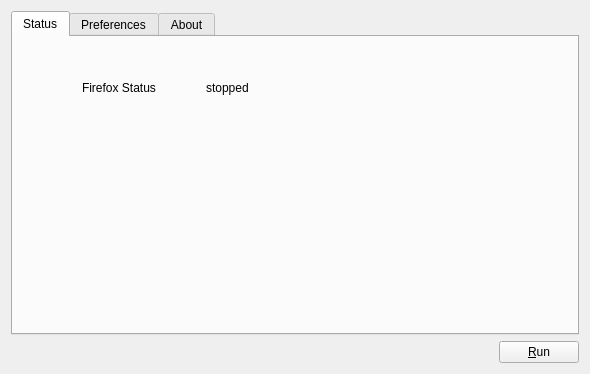
<?xml version="1.0" encoding="UTF-8"?>
<ui version="4.0">
 <class>Dialog</class>
 <widget class="QDialog" name="Dialog">
  <property name="geometry">
   <rect>
    <x>0</x>
    <y>0</y>
    <width>590</width>
    <height>374</height>
   </rect>
  </property>
  <property name="windowTitle">
   <string>Dialog</string>
  </property>
  <layout class="QVBoxLayout" name="verticalLayout">
   <item>
    <widget class="QTabWidget" name="tabWidget">
     <property name="currentIndex">
      <number>0</number>
     </property>
     <widget class="QWidget" name="_tabStatus">
      <property name="layoutDirection">
       <enum>Qt::LeftToRight</enum>
      </property>
      <attribute name="title">
       <string>Status</string>
      </attribute>
      <widget class="QWidget" name="gridLayoutWidget">
       <property name="geometry">
        <rect>
         <x>19</x>
         <y>19</y>
         <width>531</width>
         <height>291</height>
        </rect>
       </property>
       <layout class="QGridLayout" name="gridLayout" rowstretch="1">
        <item row="0" column="0">
         <layout class="QFormLayout" name="formLayout_2">
          <property name="horizontalSpacing">
           <number>50</number>
          </property>
          <property name="leftMargin">
           <number>50</number>
          </property>
          <property name="topMargin">
           <number>25</number>
          </property>
          <property name="rightMargin">
           <number>50</number>
          </property>
          <property name="bottomMargin">
           <number>25</number>
          </property>
          <item row="0" column="0">
           <widget class="QLabel" name="label_4">
            <property name="text">
             <string>Firefox Status</string>
            </property>
           </widget>
          </item>
          <item row="0" column="1">
           <widget class="QLabel" name="_lblRunningStatus">
            <property name="text">
             <string>stopped</string>
            </property>
           </widget>
          </item>
         </layout>
        </item>
       </layout>
      </widget>
     </widget>
     <widget class="QWidget" name="_tabPreferences">
      <attribute name="title">
       <string>Preferences</string>
      </attribute>
      <layout class="QHBoxLayout" name="horizontalLayout_6">
       <item>
        <layout class="QGridLayout" name="gridLayout_2" rowstretch="1,0">
         <item row="1" column="0">
          <layout class="QHBoxLayout" name="horizontalLayout_2">
           <item>
            <layout class="QHBoxLayout" name="horizontalLayout_3">
             <item>
              <spacer name="horizontalSpacer">
               <property name="orientation">
                <enum>Qt::Horizontal</enum>
               </property>
               <property name="sizeHint" stdset="0">
                <size>
                 <width>40</width>
                 <height>20</height>
                </size>
               </property>
              </spacer>
             </item>
             <item>
              <widget class="QPushButton" name="_btnWizard">
               <property name="text">
                <string>Wizard...</string>
               </property>
              </widget>
             </item>
            </layout>
           </item>
          </layout>
         </item>
         <item row="0" column="0">
          <widget class="QScrollArea" name="scrollArea">
           <property name="frameShape">
            <enum>QFrame::NoFrame</enum>
           </property>
           <property name="frameShadow">
            <enum>QFrame::Plain</enum>
           </property>
           <property name="widgetResizable">
            <bool>true</bool>
           </property>
           <widget class="QWidget" name="scrollAreaWidgetContents">
            <property name="geometry">
             <rect>
              <x>0</x>
              <y>0</y>
              <width>548</width>
              <height>233</height>
             </rect>
            </property>
            <widget class="QWidget" name="layoutWidget">
             <property name="geometry">
              <rect>
               <x>40</x>
               <y>20</y>
               <width>434</width>
               <height>270</height>
              </rect>
             </property>
             <layout class="QFormLayout" name="formLayout">
              <property name="sizeConstraint">
               <enum>QLayout::SetDefaultConstraint</enum>
              </property>
              <property name="fieldGrowthPolicy">
               <enum>QFormLayout::AllNonFixedFieldsGrow</enum>
              </property>
              <property name="horizontalSpacing">
               <number>25</number>
              </property>
              <property name="leftMargin">
               <number>0</number>
              </property>
              <property name="topMargin">
               <number>0</number>
              </property>
              <property name="rightMargin">
               <number>0</number>
              </property>
              <item row="0" column="0">
               <widget class="QLabel" name="label">
                <property name="text">
                 <string>Firefox Location</string>
                </property>
               </widget>
              </item>
              <item row="0" column="1">
               <layout class="QHBoxLayout" name="horizontalLayout_4">
                <item>
                 <widget class="QLabel" name="_lblFirefoxLocation">
                  <property name="sizePolicy">
                   <sizepolicy hsizetype="Preferred" vsizetype="Preferred">
                    <horstretch>1</horstretch>
                    <verstretch>0</verstretch>
                   </sizepolicy>
                  </property>
                  <property name="text">
                   <string>(not specified)</string>
                  </property>
                  <property name="wordWrap">
                   <bool>true</bool>
                  </property>
                 </widget>
                </item>
                <item>
                 <widget class="QPushButton" name="_btnFirefoxLocation">
                  <property name="text">
                   <string>Find...</string>
                  </property>
                 </widget>
                </item>
               </layout>
              </item>
              <item row="1" column="0">
               <widget class="QLabel" name="label_2">
                <property name="text">
                 <string>Profile Name</string>
                </property>
               </widget>
              </item>
              <item row="1" column="1">
               <layout class="QHBoxLayout" name="horizontalLayout_5">
                <item>
                 <widget class="QLabel" name="_lblProfileName">
                  <property name="sizePolicy">
                   <sizepolicy hsizetype="Preferred" vsizetype="Preferred">
                    <horstretch>1</horstretch>
                    <verstretch>0</verstretch>
                   </sizepolicy>
                  </property>
                  <property name="text">
                   <string>default</string>
                  </property>
                 </widget>
                </item>
                <item>
                 <widget class="QPushButton" name="_btnProfileName">
                  <property name="text">
                   <string>Set...</string>
                  </property>
                 </widget>
                </item>
               </layout>
              </item>
              <item row="2" column="0">
               <widget class="QLabel" name="label_3">
                <property name="text">
                 <string>Command Line</string>
                </property>
               </widget>
              </item>
              <item row="2" column="1">
               <layout class="QHBoxLayout" name="horizontalLayout_7">
                <item>
                 <widget class="QLabel" name="_lblCommandLine">
                  <property name="sizePolicy">
                   <sizepolicy hsizetype="Preferred" vsizetype="Preferred">
                    <horstretch>1</horstretch>
                    <verstretch>0</verstretch>
                   </sizepolicy>
                  </property>
                  <property name="text">
                   <string>%(firefox) -no-remote -p %(profile)</string>
                  </property>
                 </widget>
                </item>
                <item>
                 <widget class="QPushButton" name="_btnCommandLine">
                  <property name="text">
                   <string>Set...</string>
                  </property>
                 </widget>
                </item>
               </layout>
              </item>
             </layout>
            </widget>
           </widget>
          </widget>
         </item>
        </layout>
       </item>
      </layout>
      <zorder>scrollArea</zorder>
     </widget>
     <widget class="QWidget" name="_tabAbout">
      <attribute name="title">
       <string>About</string>
      </attribute>
      <widget class="QWidget" name="gridLayoutWidget_2">
       <property name="geometry">
        <rect>
         <x>0</x>
         <y>0</y>
         <width>561</width>
         <height>331</height>
        </rect>
       </property>
       <layout class="QGridLayout" name="gridLayout_3">
        <property name="leftMargin">
         <number>150</number>
        </property>
        <property name="topMargin">
         <number>25</number>
        </property>
        <property name="rightMargin">
         <number>150</number>
        </property>
        <property name="bottomMargin">
         <number>75</number>
        </property>
        <property name="horizontalSpacing">
         <number>25</number>
        </property>
        <item row="8" column="0">
         <widget class="QLabel" name="_lblCopyright">
          <property name="text">
           <string>© 2012 Kenn Oshita</string>
          </property>
          <property name="alignment">
           <set>Qt::AlignRight|Qt::AlignTrailing|Qt::AlignVCenter</set>
          </property>
         </widget>
        </item>
        <item row="1" column="0">
         <widget class="QLabel" name="_lblVersion">
          <property name="text">
           <string>Stellarya version 0.0.0</string>
          </property>
         </widget>
        </item>
        <item row="6" column="0">
         <widget class="QLabel" name="_lblLicense">
          <property name="text">
           <string>published under MIT License</string>
          </property>
         </widget>
        </item>
        <item row="2" column="0">
         <widget class="QLabel" name="_lblUri">
          <property name="text">
           <string>&lt;html&gt;&lt;head/&gt;&lt;body&gt;&lt;p&gt;&lt;a href=&quot;https://github.com/katekim/stellarya&quot;&gt;&lt;span style=&quot; text-decoration: underline; color:#0000ff;&quot;&gt;https://github.com/katekim/stellarya&lt;/span&gt;&lt;/a&gt;&lt;/p&gt;&lt;/body&gt;&lt;/html&gt;</string>
          </property>
         </widget>
        </item>
        <item row="4" column="0">
         <widget class="QLabel" name="_lblAuthors">
          <property name="text">
           <string>Kenn Oshita &lt;katekim att gmx dott com&gt;</string>
          </property>
         </widget>
        </item>
        <item row="9" column="0">
         <spacer name="verticalSpacer_2">
          <property name="orientation">
           <enum>Qt::Vertical</enum>
          </property>
          <property name="sizeHint" stdset="0">
           <size>
            <width>20</width>
            <height>40</height>
           </size>
          </property>
         </spacer>
        </item>
        <item row="7" column="0">
         <spacer name="verticalSpacer_3">
          <property name="orientation">
           <enum>Qt::Vertical</enum>
          </property>
          <property name="sizeType">
           <enum>QSizePolicy::Fixed</enum>
          </property>
          <property name="sizeHint" stdset="0">
           <size>
            <width>50</width>
            <height>30</height>
           </size>
          </property>
         </spacer>
        </item>
        <item row="0" column="0">
         <spacer name="verticalSpacer">
          <property name="orientation">
           <enum>Qt::Vertical</enum>
          </property>
          <property name="sizeHint" stdset="0">
           <size>
            <width>20</width>
            <height>40</height>
           </size>
          </property>
         </spacer>
        </item>
        <item row="3" column="0">
         <spacer name="verticalSpacer_4">
          <property name="orientation">
           <enum>Qt::Vertical</enum>
          </property>
          <property name="sizeType">
           <enum>QSizePolicy::Fixed</enum>
          </property>
          <property name="sizeHint" stdset="0">
           <size>
            <width>20</width>
            <height>20</height>
           </size>
          </property>
         </spacer>
        </item>
       </layout>
      </widget>
     </widget>
    </widget>
   </item>
   <item>
    <layout class="QHBoxLayout" name="horizontalLayout">
     <item>
      <spacer name="horizontalSpacer_2">
       <property name="orientation">
        <enum>Qt::Horizontal</enum>
       </property>
       <property name="sizeHint" stdset="0">
        <size>
         <width>40</width>
         <height>20</height>
        </size>
       </property>
      </spacer>
     </item>
     <item>
      <widget class="QPushButton" name="_btnRun">
       <property name="text">
        <string>&amp;Run</string>
       </property>
      </widget>
     </item>
    </layout>
   </item>
  </layout>
 </widget>
 <resources/>
 <connections/>
</ui>
